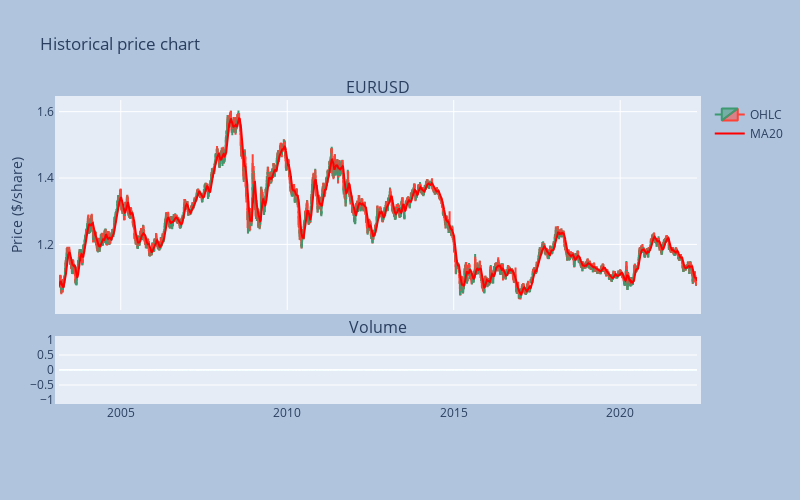

Source (notebook cell):
### Code cell
#20 period moving average
forex['MA20'] = forex['close'].rolling(window=20, min_periods=0).mean()
#eurusd['MA20'].head(30)

#Candlestick chart
fig = make_subplots(rows=2, cols=1, shared_xaxes=True, 
               vertical_spacing=0.10, subplot_titles=(forex_pair, 'Volume'), 
               row_width=[0.2, 0.7])

fig.add_trace(go.Candlestick(x=forex.index, open=forex["open"], high=forex["high"],
                low=forex["low"], close=forex["close"], name="OHLC"), 
                row=1, col=1)
fig.add_trace(go.Scatter(x=forex.index, y=forex["MA20"], marker_color='red',name="MA20"), row=1, col=1)


fig.add_trace(go.Bar(x=forex.index, y=forex['volume'], marker_color='lime', showlegend=False), row=2, col=1)

fig.update_layout(
    title= 'Historical price chart',
    xaxis_tickfont_size=12,
    yaxis=dict(
        title='Price ($/share)',
        titlefont_size=14,
        tickfont_size=12,
    ),
    autosize=True,
    width=800,
    height=500,
    margin=dict(l=50, r=50, b=100, t=100, pad=4),
    paper_bgcolor='LightSteelBlue'
    
)

fig.update(layout_xaxis_rangeslider_visible=False)
fig.show()

### Figure 1 — Plotly figure (JSON) as saved in the notebook; plotly's stock layout.template omitted (floating-point values rounded to 4 significant figures; data arrays with more than 128 entries replaced by an {"elided": "..."} marker saying what was removed)
{"data": [{"close": {"elided": "5000 float values"}, "high": {"elided": "5000 float values"}, "low": {"elided": "5000 float values"}, "name": "OHLC", "open": {"elided": "5000 float values"}, "type": "candlestick", "x": {"elided": "5000 str values"}, "xaxis": "x", "yaxis": "y"}, {"marker": {"color": "red"}, "name": "MA20", "type": "scatter", "x": {"elided": "5000 str values"}, "xaxis": "x", "y": {"elided": "5000 float values"}, "yaxis": "y"}, {"marker": {"color": "lime"}, "showlegend": false, "type": "bar", "x": {"elided": "5000 str values"}, "xaxis": "x2", "y": {"elided": "5000 int values"}, "yaxis": "y2"}], "layout": {"annotations": [{"font": {"size": 16}, "showarrow": false, "text": "EURUSD", "x": 0.5, "xanchor": "center", "xref": "paper", "y": 1, "yanchor": "bottom", "yref": "paper"}, {"font": {"size": 16}, "showarrow": false, "text": "Volume", "x": 0.5, "xanchor": "center", "xref": "paper", "y": 0.2, "yanchor": "bottom", "yref": "paper"}], "autosize": true, "height": 500, "margin": {"b": 100, "l": 50, "pad": 4, "r": 50, "t": 100}, "paper_bgcolor": "LightSteelBlue", "title": {"text": "Historical price chart"}, "width": 800, "xaxis": {"anchor": "y", "autorange": true, "domain": [0, 1], "matches": "x2", "range": ["2003-02-23 12:00", "2022-04-22 12:00"], "rangeslider": {"visible": false, "yaxis": {}}, "showticklabels": false, "tickfont": {"size": 12}, "type": "date"}, "xaxis2": {"anchor": "y2", "autorange": true, "domain": [0, 1], "range": ["2003-02-23 12:00", "2022-04-22 12:00"], "type": "date"}, "yaxis": {"anchor": "x", "autorange": true, "domain": [0.3, 1], "range": [1.002, 1.635], "tickfont": {"size": 12}, "title": {"font": {"size": 14}, "text": "Price ($/share)"}, "type": "linear"}, "yaxis2": {"anchor": "x2", "autorange": true, "domain": [0, 0.2], "range": [-1, 1], "type": "linear"}}}
